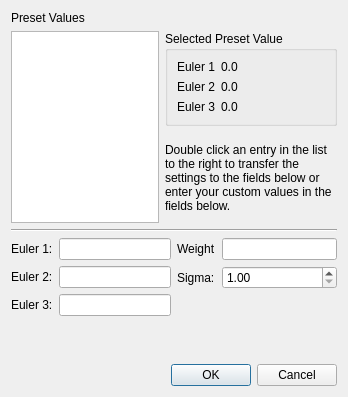
<?xml version="1.0" encoding="UTF-8"?>
<ui version="4.0">
 <class>TextureDialog</class>
 <widget class="QDialog" name="TextureDialog">
  <property name="geometry">
   <rect>
    <x>0</x>
    <y>0</y>
    <width>348</width>
    <height>397</height>
   </rect>
  </property>
  <property name="windowTitle">
   <string>Edit Texture Properties</string>
  </property>
  <layout class="QVBoxLayout" name="verticalLayout_2">
   <item>
    <layout class="QGridLayout" name="gridLayout_2">
     <item row="0" column="1">
      <widget class="QLabel" name="label">
       <property name="text">
        <string>Preset Values</string>
       </property>
       <property name="alignment">
        <set>Qt::AlignLeading|Qt::AlignLeft|Qt::AlignVCenter</set>
       </property>
      </widget>
     </item>
     <item row="1" column="1" rowspan="2">
      <widget class="QListWidget" name="presetListWidget"/>
     </item>
     <item row="1" column="2">
      <widget class="QGroupBox" name="groupBox_2">
       <property name="title">
        <string>Selected Preset Value</string>
       </property>
       <layout class="QFormLayout" name="formLayout">
        <item row="0" column="0">
         <widget class="QLabel" name="label_7">
          <property name="text">
           <string>Euler 1</string>
          </property>
         </widget>
        </item>
        <item row="0" column="1">
         <widget class="QLabel" name="euler1Preset">
          <property name="text">
           <string>0.0</string>
          </property>
         </widget>
        </item>
        <item row="1" column="0">
         <widget class="QLabel" name="label_9">
          <property name="text">
           <string>Euler 2</string>
          </property>
         </widget>
        </item>
        <item row="1" column="1">
         <widget class="QLabel" name="euler2Preset">
          <property name="text">
           <string>0.0</string>
          </property>
         </widget>
        </item>
        <item row="2" column="0">
         <widget class="QLabel" name="label_11">
          <property name="text">
           <string>Euler 3</string>
          </property>
         </widget>
        </item>
        <item row="2" column="1">
         <widget class="QLabel" name="euler3Preset">
          <property name="text">
           <string>0.0</string>
          </property>
         </widget>
        </item>
       </layout>
      </widget>
     </item>
     <item row="2" column="2">
      <widget class="QLabel" name="label_8">
       <property name="text">
        <string>Double click an entry in the list to the right to transfer the settings to the fields below or enter your custom values in the fields below. </string>
       </property>
       <property name="wordWrap">
        <bool>true</bool>
       </property>
      </widget>
     </item>
    </layout>
   </item>
   <item>
    <widget class="Line" name="line">
     <property name="orientation">
      <enum>Qt::Horizontal</enum>
     </property>
    </widget>
   </item>
   <item>
    <layout class="QHBoxLayout" name="horizontalLayout">
     <item>
      <layout class="QFormLayout" name="eulerLayout">
       <item row="0" column="0">
        <widget class="QLabel" name="euler_label_1">
         <property name="text">
          <string>Euler 1:</string>
         </property>
        </widget>
       </item>
       <item row="0" column="1">
        <widget class="QLineEdit" name="euler1"/>
       </item>
       <item row="1" column="0">
        <widget class="QLabel" name="euler_label_2">
         <property name="text">
          <string>Euler 2:</string>
         </property>
        </widget>
       </item>
       <item row="1" column="1">
        <widget class="QLineEdit" name="euler2"/>
       </item>
       <item row="2" column="0">
        <widget class="QLabel" name="euler_label_3">
         <property name="text">
          <string>Euler 3:</string>
         </property>
        </widget>
       </item>
       <item row="2" column="1">
        <widget class="QLineEdit" name="euler3"/>
       </item>
      </layout>
     </item>
     <item>
      <layout class="QFormLayout" name="formLayout_2">
       <item row="0" column="0">
        <widget class="QLabel" name="label_5">
         <property name="text">
          <string>Weight</string>
         </property>
        </widget>
       </item>
       <item row="0" column="1">
        <widget class="QLineEdit" name="weight"/>
       </item>
       <item row="1" column="0">
        <widget class="QLabel" name="label_6">
         <property name="text">
          <string>Sigma:</string>
         </property>
        </widget>
       </item>
       <item row="1" column="1">
        <widget class="QDoubleSpinBox" name="sigma">
         <property name="minimum">
          <double>1.000000000000000</double>
         </property>
         <property name="maximum">
          <double>999999999.990000009536743</double>
         </property>
         <property name="singleStep">
          <double>0.250000000000000</double>
         </property>
        </widget>
       </item>
      </layout>
     </item>
    </layout>
   </item>
   <item>
    <widget class="QDialogButtonBox" name="buttonBox">
     <property name="orientation">
      <enum>Qt::Horizontal</enum>
     </property>
     <property name="standardButtons">
      <set>QDialogButtonBox::Cancel|QDialogButtonBox::Ok</set>
     </property>
    </widget>
   </item>
  </layout>
 </widget>
 <resources/>
 <connections>
  <connection>
   <sender>buttonBox</sender>
   <signal>accepted()</signal>
   <receiver>TextureDialog</receiver>
   <slot>accept()</slot>
   <hints>
    <hint type="sourcelabel">
     <x>248</x>
     <y>254</y>
    </hint>
    <hint type="destinationlabel">
     <x>157</x>
     <y>274</y>
    </hint>
   </hints>
  </connection>
  <connection>
   <sender>buttonBox</sender>
   <signal>rejected()</signal>
   <receiver>TextureDialog</receiver>
   <slot>reject()</slot>
   <hints>
    <hint type="sourcelabel">
     <x>316</x>
     <y>260</y>
    </hint>
    <hint type="destinationlabel">
     <x>286</x>
     <y>274</y>
    </hint>
   </hints>
  </connection>
 </connections>
</ui>
